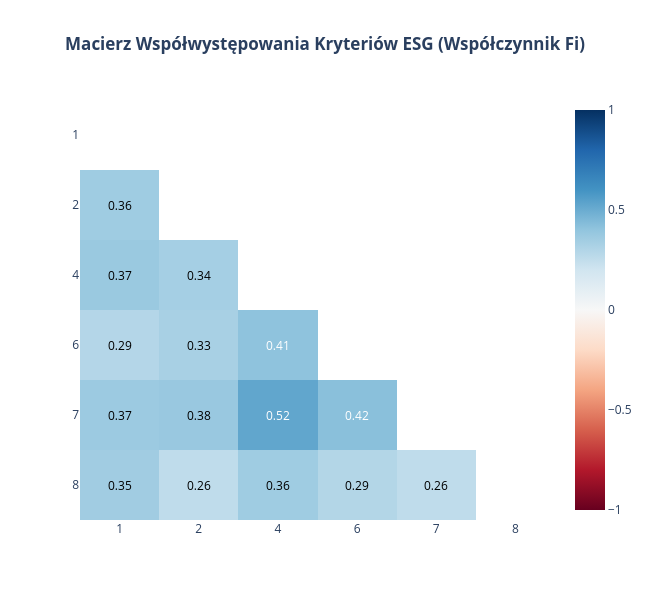

Notebook code for this chart:
### Markdown cell above
#### **3.2. Współwystępowanie Kryteriów ESG**

Następnie badamy relacje między kryteriami. Czy firmy, które spełniają jedno kryterium, mają tendencję do spełniania innych? Mapa korelacji pomaga odpowiedzieć na to pytanie.

### Code cell
# --- Oblicz macierz korelacji ---
corr_matrix = doc_level_labels_df[CRITERIA_NAMES].corr(method='pearson')

mask = np.triu(np.ones_like(corr_matrix, dtype=bool))

# --- Utwórz mapę ciepła ---
fig = go.Figure(data=go.Heatmap(
    z=corr_matrix.where(~mask),
    x=corr_matrix.columns,
    y=corr_matrix.columns,
    colorscale='RdBu',
    zmid=0,
    zmin=-1, zmax=1,
    hovertemplate='<b>Korelacja</b><br>%{y} - %{x}: %{z:.2f}<extra></extra>'
))

for i in range(len(corr_matrix.columns)):
    for j in range(i):
        fig.add_annotation(
            text=f"{corr_matrix.iloc[i, j]:.2f}",
            x=j,
            y=i,
            xref="x", yref="y",
            showarrow=False,
            font=dict(color="white" if abs(corr_matrix.iloc[i, j]) > 0.4 else "black")
        )
        
fig.update_layout(
    title_text='<b>Macierz Współwystępowania Kryteriów ESG (Współczynnik Fi)</b>',
    title_x=0.5,
    height=600,
    width=650,
    xaxis_showgrid=False,
    yaxis_showgrid=False,
    xaxis=dict(tickmode='linear'),
    yaxis_autorange='reversed'
)

fig.show()

### Figure 1 — Plotly figure (JSON) as saved in the notebook; plotly's stock layout.template omitted (floating-point values rounded to 4 significant figures)
{"data": [{"colorscale": [[0, "rgb(103,0,31)"], [0.1, "rgb(178,24,43)"], [0.2, "rgb(214,96,77)"], [0.3, "rgb(244,165,130)"], [0.4, "rgb(253,219,199)"], [0.5, "rgb(247,247,247)"], [0.6, "rgb(209,229,240)"], [0.7, "rgb(146,197,222)"], [0.8, "rgb(67,147,195)"], [0.9, "rgb(33,102,172)"], [1, "rgb(5,48,97)"]], "hovertemplate": "<b>Korelacja</b><br>%{y} - %{x}: %{z:.2f}<extra></extra>", "type": "heatmap", "x": ["1", "2", "4", "6", "7", "8"], "y": ["1", "2", "4", "6", "7", "8"], "z": [[NaN, NaN, NaN, NaN, NaN, NaN], [0.3584, NaN, NaN, NaN, NaN, NaN], [0.3747, 0.3381, NaN, NaN, NaN, NaN], [0.293, 0.3308, 0.4066, NaN, NaN, NaN], [0.368, 0.3792, 0.5232, 0.4206, NaN, NaN], [0.3534, 0.2566, 0.3572, 0.2946, 0.2556, NaN]], "zmax": 1, "zmid": 0, "zmin": -1}], "layout": {"annotations": [{"font": {"color": "black"}, "showarrow": false, "text": "0.36", "x": 0, "xref": "x", "y": 1, "yref": "y"}, {"font": {"color": "black"}, "showarrow": false, "text": "0.37", "x": 0, "xref": "x", "y": 2, "yref": "y"}, {"font": {"color": "black"}, "showarrow": false, "text": "0.34", "x": 1, "xref": "x", "y": 2, "yref": "y"}, {"font": {"color": "black"}, "showarrow": false, "text": "0.29", "x": 0, "xref": "x", "y": 3, "yref": "y"}, {"font": {"color": "black"}, "showarrow": false, "text": "0.33", "x": 1, "xref": "x", "y": 3, "yref": "y"}, {"font": {"color": "white"}, "showarrow": false, "text": "0.41", "x": 2, "xref": "x", "y": 3, "yref": "y"}, {"font": {"color": "black"}, "showarrow": false, "text": "0.37", "x": 0, "xref": "x", "y": 4, "yref": "y"}, {"font": {"color": "black"}, "showarrow": false, "text": "0.38", "x": 1, "xref": "x", "y": 4, "yref": "y"}, {"font": {"color": "white"}, "showarrow": false, "text": "0.52", "x": 2, "xref": "x", "y": 4, "yref": "y"}, {"font": {"color": "white"}, "showarrow": false, "text": "0.42", "x": 3, "xref": "x", "y": 4, "yref": "y"}, {"font": {"color": "black"}, "showarrow": false, "text": "0.35", "x": 0, "xref": "x", "y": 5, "yref": "y"}, {"font": {"color": "black"}, "showarrow": false, "text": "0.26", "x": 1, "xref": "x", "y": 5, "yref": "y"}, {"font": {"color": "black"}, "showarrow": false, "text": "0.36", "x": 2, "xref": "x", "y": 5, "yref": "y"}, {"font": {"color": "black"}, "showarrow": false, "text": "0.29", "x": 3, "xref": "x", "y": 5, "yref": "y"}, {"font": {"color": "black"}, "showarrow": false, "text": "0.26", "x": 4, "xref": "x", "y": 5, "yref": "y"}], "height": 600, "title": {"text": "<b>Macierz Współwystępowania Kryteriów ESG (Współczynnik Fi)</b>", "x": 0.5}, "width": 650, "xaxis": {"showgrid": false, "tickmode": "linear"}, "yaxis": {"autorange": "reversed", "showgrid": false}}}
